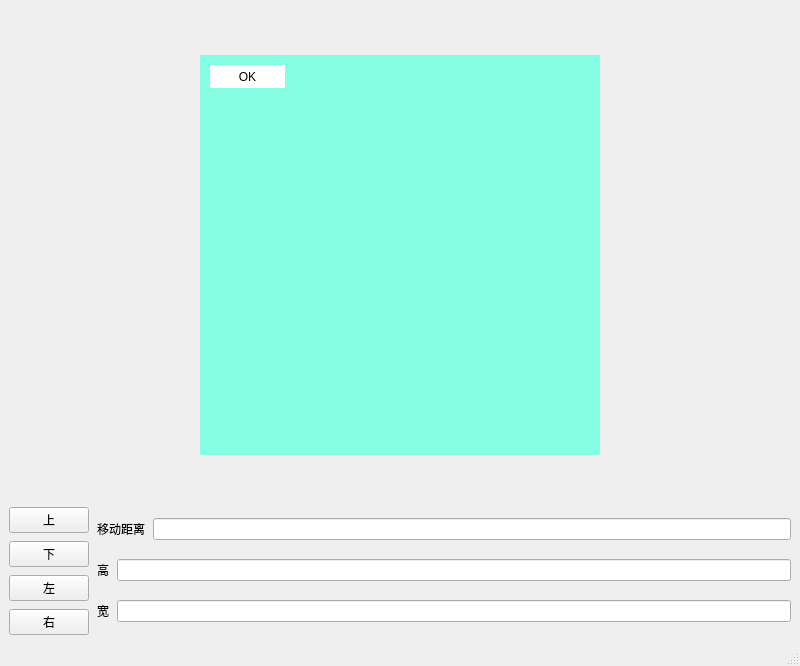
<?xml version="1.0" encoding="UTF-8"?>
<ui version="4.0">
 <class>MainWindow</class>
 <widget class="QMainWindow" name="MainWindow">
  <property name="geometry">
   <rect>
    <x>0</x>
    <y>0</y>
    <width>800</width>
    <height>666</height>
   </rect>
  </property>
  <property name="windowTitle">
   <string>MainWindow</string>
  </property>
  <widget class="QWidget" name="centralwidget">
   <layout class="QVBoxLayout" name="verticalLayout_4">
    <item>
     <layout class="QVBoxLayout" name="verticalLayout_3">
      <property name="spacing">
       <number>0</number>
      </property>
      <item>
       <spacer name="verticalSpacer">
        <property name="orientation">
         <enum>Qt::Vertical</enum>
        </property>
        <property name="sizeHint" stdset="0">
         <size>
          <width>20</width>
          <height>40</height>
         </size>
        </property>
       </spacer>
      </item>
      <item>
       <layout class="QHBoxLayout" name="horizontalLayout">
        <property name="spacing">
         <number>0</number>
        </property>
        <item>
         <spacer name="horizontalSpacer">
          <property name="orientation">
           <enum>Qt::Horizontal</enum>
          </property>
          <property name="sizeHint" stdset="0">
           <size>
            <width>40</width>
            <height>20</height>
           </size>
          </property>
         </spacer>
        </item>
        <item>
         <widget class="QWidget" name="widget" native="true">
          <property name="sizePolicy">
           <sizepolicy hsizetype="Fixed" vsizetype="Fixed">
            <horstretch>0</horstretch>
            <verstretch>0</verstretch>
           </sizepolicy>
          </property>
          <property name="minimumSize">
           <size>
            <width>400</width>
            <height>400</height>
           </size>
          </property>
          <property name="styleSheet">
           <string notr="true">background-color: rgb(133, 255, 225);</string>
          </property>
          <widget class="QPushButton" name="pushButton">
           <property name="geometry">
            <rect>
             <x>10</x>
             <y>10</y>
             <width>75</width>
             <height>23</height>
            </rect>
           </property>
           <property name="styleSheet">
            <string notr="true">#pushButton
{
   background-color: rgb(255, 255, 255);
   border-style: solid;
}
</string>
           </property>
           <property name="text">
            <string>OK</string>
           </property>
          </widget>
         </widget>
        </item>
        <item>
         <spacer name="horizontalSpacer_2">
          <property name="orientation">
           <enum>Qt::Horizontal</enum>
          </property>
          <property name="sizeHint" stdset="0">
           <size>
            <width>40</width>
            <height>20</height>
           </size>
          </property>
         </spacer>
        </item>
       </layout>
      </item>
      <item>
       <spacer name="verticalSpacer_2">
        <property name="orientation">
         <enum>Qt::Vertical</enum>
        </property>
        <property name="sizeHint" stdset="0">
         <size>
          <width>20</width>
          <height>40</height>
         </size>
        </property>
       </spacer>
      </item>
     </layout>
    </item>
    <item>
     <layout class="QHBoxLayout" name="horizontalLayout_5">
      <property name="spacing">
       <number>8</number>
      </property>
      <item>
       <layout class="QVBoxLayout" name="verticalLayout_2">
        <item>
         <widget class="QPushButton" name="btn_up">
          <property name="text">
           <string>上</string>
          </property>
         </widget>
        </item>
        <item>
         <widget class="QPushButton" name="btn_down">
          <property name="text">
           <string>下</string>
          </property>
         </widget>
        </item>
        <item>
         <widget class="QPushButton" name="btn_left">
          <property name="text">
           <string>左</string>
          </property>
         </widget>
        </item>
        <item>
         <widget class="QPushButton" name="btn_right">
          <property name="text">
           <string>右</string>
          </property>
         </widget>
        </item>
       </layout>
      </item>
      <item>
       <layout class="QVBoxLayout" name="verticalLayout">
        <item>
         <layout class="QHBoxLayout" name="horizontalLayout_4">
          <item>
           <widget class="QLabel" name="label">
            <property name="text">
             <string>移动距离</string>
            </property>
           </widget>
          </item>
          <item>
           <widget class="QLineEdit" name="edt_long"/>
          </item>
         </layout>
        </item>
        <item>
         <layout class="QHBoxLayout" name="horizontalLayout_3">
          <item>
           <widget class="QLabel" name="label_3">
            <property name="text">
             <string>高</string>
            </property>
           </widget>
          </item>
          <item>
           <widget class="QLineEdit" name="edt_high"/>
          </item>
         </layout>
        </item>
        <item>
         <layout class="QHBoxLayout" name="horizontalLayout_2">
          <item>
           <widget class="QLabel" name="label_2">
            <property name="text">
             <string>宽</string>
            </property>
           </widget>
          </item>
          <item>
           <widget class="QLineEdit" name="edt_width"/>
          </item>
         </layout>
        </item>
       </layout>
      </item>
     </layout>
    </item>
   </layout>
  </widget>
  <widget class="QMenuBar" name="menubar">
   <property name="geometry">
    <rect>
     <x>0</x>
     <y>0</y>
     <width>800</width>
     <height>23</height>
    </rect>
   </property>
  </widget>
  <widget class="QStatusBar" name="statusbar"/>
 </widget>
 <resources/>
 <connections/>
</ui>
